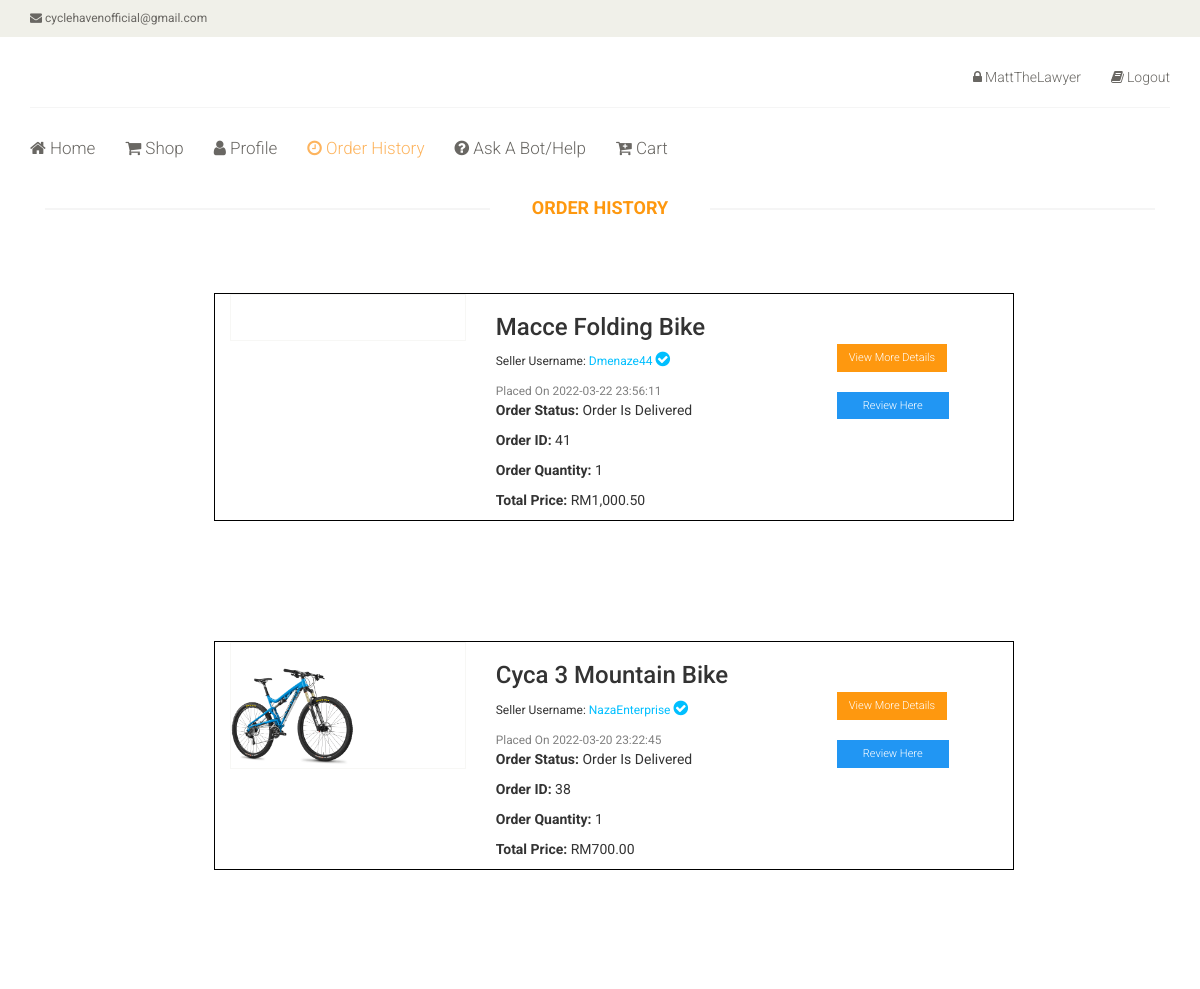
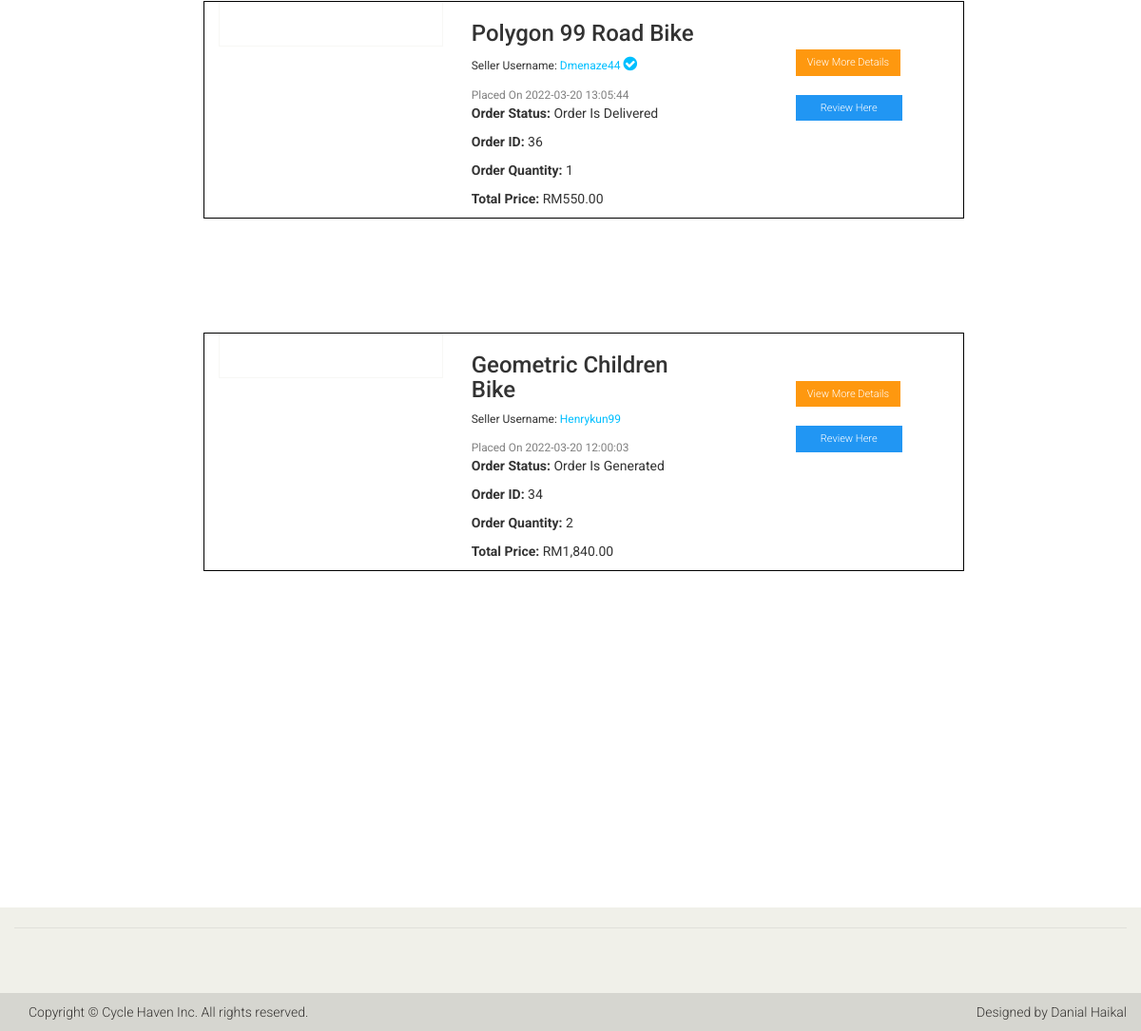
Page /orderhistory.php (signed in) on the committed database (2 pictures, top to bottom).
### tables this page shows
CREATE TABLE `havenbicycle` (
  `BicycleID` int(10) NOT NULL,
  `BicycleName` varchar(70) NOT NULL,
  `BicyclePrice` decimal(10,2) NOT NULL,
  `BicycleCategory` varchar(20) NOT NULL,
  `BicycleDesc` text NOT NULL,
  `BicycleApproval` varchar(1) NOT NULL,
  `BicycleColor` varchar(50) NOT NULL,
  `BicycleImage` text NOT NULL,
  `BicycleBrand` varchar(40) NOT NULL,
  `AccountUsername` varchar(20) NOT NULL
);

CREATE TABLE `havenseller` (
  `SellerID` int(10) NOT NULL,
  `SellerUsername` varchar(20) NOT NULL,
  `SellerName` varchar(70) NOT NULL,
  `SellerEmail` varchar(50) NOT NULL,
  `SellerPhone` varchar(15) NOT NULL,
  `SellerVerificationStatus` varchar(1) NOT NULL,
  `SellerBank` varchar(70) NOT NULL
);

CREATE TABLE `havenorder` (
  `OrderID` int(10) NOT NULL,
  `OrderTotalPrice` varchar(20) NOT NULL,
  `OrderQuantity` int(10) NOT NULL,
  `OrderStatus` varchar(20) NOT NULL,
  `OrderApproval` varchar(1) NOT NULL,
  `BicycleID` int(10) NOT NULL,
  `AccountUsername` varchar(20) NOT NULL,
  `OrderPayment` text NOT NULL,
  `OrderDate` datetime NOT NULL DEFAULT current_timestamp(),
  `OrderColor` varchar(20) NOT NULL,
  `OrderMessage` text NOT NULL
);

### orderhistory.php (the view, shortened to what this page needs)
<?php
include ("dbconnect.php");
$session = $_SESSION['AccountUsername'];
?>
<!DOCTYPE html>
<html lang="en">
<head>
    <link href="css/bootstrap.min.css" rel="stylesheet">
    <link href="css/font-awesome.min.css" rel="stylesheet">
    <link href="css/prettyPhoto.css" rel="stylesheet">
    <link href="css/price-range.css" rel="stylesheet">
    <link href="css/animate.css" rel="stylesheet">
	<link href="css/main.css" rel="stylesheet">
	<link href="css/responsive.css" rel="stylesheet">
    <link rel="stylesheet" href="https://cdnjs.cloudflare.com/ajax/libs/font-awesome/4.7.0/css/font-awesome.min.css">
</head>
<body>
		<header id="header">
		<div class="header_top">
			<div class="container">
				<div class="row">
					<div class="col-sm-6">
						<div class="contactinfo">
							<ul class="nav nav-pills">
								<li><a href="#"><i class="fa fa-envelope"></i> cyclehavenofficial@gmail.com</a></li>
							</ul>
						</div>
					</div>
				</div>
			</div>
		</div>
		<div class="header-middle">
			<div class="container">
				<div class="row">
					<div class="col-sm-4">
					</div>
					<div class="col-sm-8">
						<div class="shop-menu pull-right">
							<ul class="nav navbar-nav">
								<li><a href="userprofile.php"><i class="fa fa-lock"></i><?php echo $_SESSION['AccountUsername'] ?></a></li>
                                <li><a href="logout.php"><i class="fa fa-book"></i>Logout</a></li>
							</ul>
						</div>
					</div>
				</div>
			</div>
		</div>
		<div class="header-bottom">
			<div class="container">
				<div class="row">
					<div class="col-sm-9">
						<div class="mainmenu pull-left">
							<ul class="nav navbar-nav collapse navbar-collapse">
								<li><a href="indexuser.php"><i class="fa fa-home"></i> Home</a></li>
								<li ><a href="shopuser.php"><i class="fa fa-shopping-cart"></i> Shop<i></i></a></li>
                                <li><a href="userprofile.php"><i class="fa fa-user"></i> Profile</a></li>
                                <li><a href="orderhistory.php" class="active"><i class="fa fa-clock-o"></i> Order History</a></li>
                                <li><a href="bot/bot.php"><i class="fa fa-question-circle"></i> Ask A Bot/Help</a></li>
                                <li><a href="cart.php"><i class="fa fa-cart-plus"></i> Cart</a></li>
							</ul>
						</div>
					</div>
				</div>
			</div>
		</div>
	</header>
	<section id="slider">
		<div class="container">
			<div class="row">
				<div class="col-sm-12">
					<h2 class="title text-center">Order History</h2>
				</div>
			</div>
		</div>
	</section>
	<section style="margin-bottom:234px;">
		<div class="container" style="margin-bottom:51px;">
			<div class="row" style="margin-right:480px;">
                <div class="col-sm-3">
                </div>
				<div class="col-sm-9 padding-right">
                     	<?php
                            $sql="SELECT *FROM HavenBicycle INNER JOIN HavenOrder ON HavenBicycle.BicycleID = HavenOrder.BicycleID INNER JOIN HavenSeller On HavenBicycle.AccountUsername = HavenSeller.SellerUsername WHERE HavenOrder.AccountUsername='$session' order by OrderID desc;";
                            $result = mysqli_query($conn, $sql);
                        if(mysqli_num_rows($result) == 0)
                        {
                        ?>
                            <div style="width:800px;">
                                <h4 style="margin-left:260px;">No Orders Have Been Made Yet</h4>
                                 <img src="images/404/noorders.png" alt="" style="margin-left:200px;width:410px;height:400px;"/>
                                </div>
                        <?php
                        }
                        else{
                            while($row = mysqli_fetch_assoc($result)) {
          ?>
                    <div class="col-sm-9 padding-right">
					<div class="features_items" style="border:1px solid black;width:800px;">
						<div class="col-sm-4">
							<div class="product-image-wrapper">
								<div class="single-products" style="margin-top:25px;">
                                     <img src="<?php echo $row['BicycleImage'] ?>" alt="" style="max-width:130px;max-height:100px;"/>
								</div>
							</div>
						</div>
		             <div class="col-sm-4" style="">
										<h3><?php echo $row['BicycleName'] ?></h3>
                                        <p style="font-size:12px;">Seller Username: <a href="vsellerprofileu.php?code=<?php echo $row['SellerUsername']; ?>" style="color:#00BFFF"><?php echo $row['SellerUsername']; ?></a><?php
                                if($row['SellerVerificationStatus'] =='Y'){
                                    echo" <i class='fa fa-check-circle' style='font-size:17px;color:#00BFFF;'></i>";
                                }
                                else{
                                    echo"";
                                }
                                ?></p>
                                        <small style="color:grey;">Placed On <?php echo $row['OrderDate'] ?></small>
                                        <p><b>Order Status: </b><?php echo $row['OrderStatus'] ?></p>
                                        <p><b>Order ID: </b><?php echo $row['OrderID'] ?></p>
                                        <p><b>Order Quantity: </b><?php echo $row['OrderQuantity'] ?></p>
                                        <p><b>Total Price: </b>RM<?php echo $row['OrderTotalPrice'] ?></p>
						</div>
                      <a href="orderdetails-user.php?code=<?php echo $row['BicycleID'];?>" type="button" class="btn btn-default get" style="margin-top:50px; margin-left:90px;font-size: 11px;">View More Details</a>
						  <a href="orderreview-user.php?code=<?php echo $row['BicycleID'];?>" type="button" class="btn btn-default get" style="margin-top:20px; margin-left:90px;font-size: 11px;width:112px;background-color:#2196F3;">Review Here</a>
					</div>
                                        <br/><br/> <br/><br/><br/>
                       <br/>
				</div>
                   <?php
						} }  ?>
                </div>
			</div>
		</div>
	</section>
	<footer id="footer">
		<div class="footer-top">
			<div class="container">
				<div class="row">
					<div class="col-sm-7">
					</div>
					<div class="col-sm-3">
					</div>
				</div>
			</div>
		</div>
		<div class="footer-bottom">
			<div class="container">
				<div class="row">
					<p class="pull-left">Copyright © Cycle Haven Inc. All rights reserved.</p>
					<p class="pull-right">Designed by Danial Haikal<span><a target="_blank"></a></span></p>
				</div>
			</div>
		</div>
	</footer>
</body>
</html>

### css/main.css (style rules this page uses)
body { font-family: 'Roboto', sans-serif; background:; position: relative; font-weight:400px; }
ul li { list-style: none; }
a { -webkit-transition: 300ms; -moz-transition: 300ms; -o-transition: 300ms; transition: 300ms; }
h1, h2, h3, h4, h5, h6 { font-family: 'Roboto', sans-serif; }
.header_top { background: none repeat scroll 0 0 #F0F0E9; }
.contactinfo ul li:first-child { margin-left: -15px; }
.contactinfo ul li a { font-size: 12px; color: #696763; font-family: 'Roboto', sans-serif; }
.header-middle .container .row { border-bottom: 1px solid #f5f5f5; margin-left: 0; margin-right: 0; padding-bottom: 20px; padding-top: 20px; }
.header-middle .container .row .col-sm-4 { padding-left: 0; }
.header-middle .container .row .col-sm-8 { padding-right:0; }
.shop-menu ul li { display:inline-block; padding-left: 15px; padding-right: 15px; }
.shop-menu ul li:last-child { padding-right: 0; }
.shop-menu ul li a { background: #FFFFFF; color: #696763; font-family: 'Roboto', sans-serif; font-size: 14px; font-weight: 300; padding:0; padding-right: 0; margin-top: 10px; }
.shop-menu ul li a i { margin-right:3px; }
.header-bottom { padding-bottom: 30px; padding-top: 30px; }
.navbar-collapse.collapse { padding-left: 0; }
.mainmenu ul li { padding-right: 15px; padding-left: 15px; }
.mainmenu ul li:first-child { padding-left: 0px; }
.mainmenu ul li a { color: #696763; font-family: 'Roboto', sans-serif; font-size: 17px; font-weight: 300; padding: 0; padding-bottom: 10px; }
.mainmenu ul li a:hover, .mainmenu ul li a.active, .shop-menu ul li a.active { background:none; color:#fdb45e; }
#footer { background: #F0F0E9; }
.footer-top .container { border-bottom: 1px solid #E0E0DA; padding-bottom: 20px; }
.footer-top .col-sm-3 { overflow: hidden; }
.footer-bottom { background: #D6D6D0; padding-top: 10px; }
.footer-bottom p { color: #363432; font-family: 'Roboto', sans-serif; font-weight: 300; margin-left: 15px; }
#slider { padding-bottom: 45px; }
.get { background: #FE980F; border: 0 none; border-radius: 0; color: #FFFFFF; font-family: 'Roboto', sans-serif; font-size: 16px; font-weight: 300; margin-top: 23px; }
.left-sidebar h2:after, h2.title:after { content: " "; position: absolute; border: 1px solid #f5f5f5; bottom:8px; left: 0; width: 100%; height: 0; z-index: -2; }
h2.title:before { content: " "; position: absolute; background: #fff; bottom: -6px; width: 220px; height: 30px; z-index: -1; left: 50%; margin-left: -110px; }
.padding-right { padding-right: 0; }
.features_items { overflow:hidden; }
h2.title { color: #FE980F; font-family: 'Roboto', sans-serif; font-size: 18px; font-weight: 700; margin: 0 15px; text-transform: uppercase; margin-bottom: 30px; position: relative; }
.product-image-wrapper { border:1px solid #F7F7F5; overflow: hidden; margin-bottom:30px; }
.single-products { position: relative; }

### rows in the picture
havenbicycle: BicycleName "Macce Folding Bike", havenseller.SellerUsername "Dmenaze44", havenorder.OrderDate "2022-03-22 23:56:11", havenorder.OrderStatus "Order Is Delivered", havenorder.OrderID "41", havenorder.OrderQuantity "1", havenorder.OrderTotalPrice "1,000.50"
havenbicycle: BicycleImage (picture), BicycleName "Cyca 3 Mountain Bike", havenseller.SellerUsername "NazaEnterprise", havenorder.OrderDate "2022-03-20 23:22:45", havenorder.OrderStatus "Order Is Delivered", havenorder.OrderID "38", havenorder.OrderQuantity "1", havenorder.OrderTotalPrice "700.00"
havenbicycle: BicycleName "Polygon 99 Road Bike", havenseller.SellerUsername "Dmenaze44", havenorder.OrderDate "2022-03-20 13:05:44", havenorder.OrderStatus "Order Is Delivered", havenorder.OrderID "36", havenorder.OrderQuantity "1", havenorder.OrderTotalPrice "550.00"
havenbicycle: BicycleName "Geometric Children Bike", havenseller.SellerUsername "Henrykun99", havenorder.OrderDate "2022-03-20 12:00:03", havenorder.OrderStatus "Order Is Generated", havenorder.OrderID "34", havenorder.OrderQuantity "2", havenorder.OrderTotalPrice "1,840.00"

### other values in the picture
$_SESSION['AccountUsername'] "MattTheLawyer"
